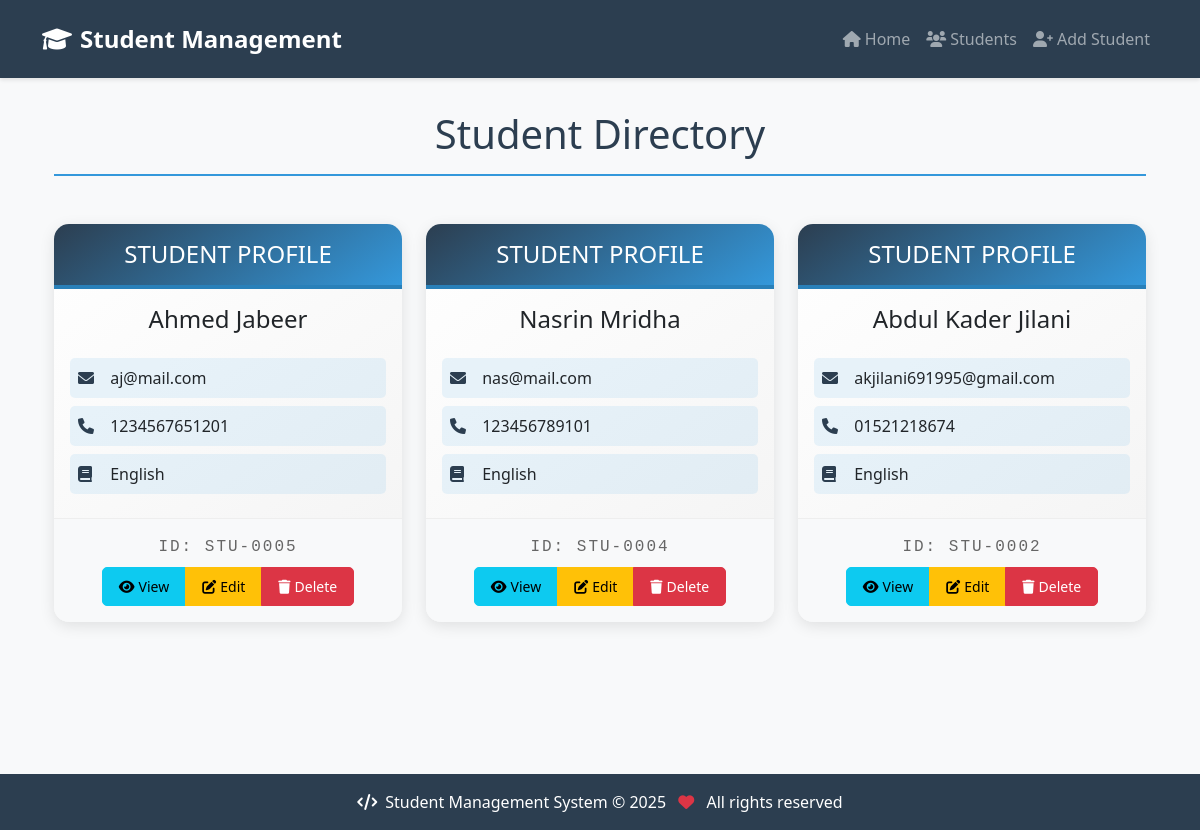
/, run on an earlier commit of the app's database.
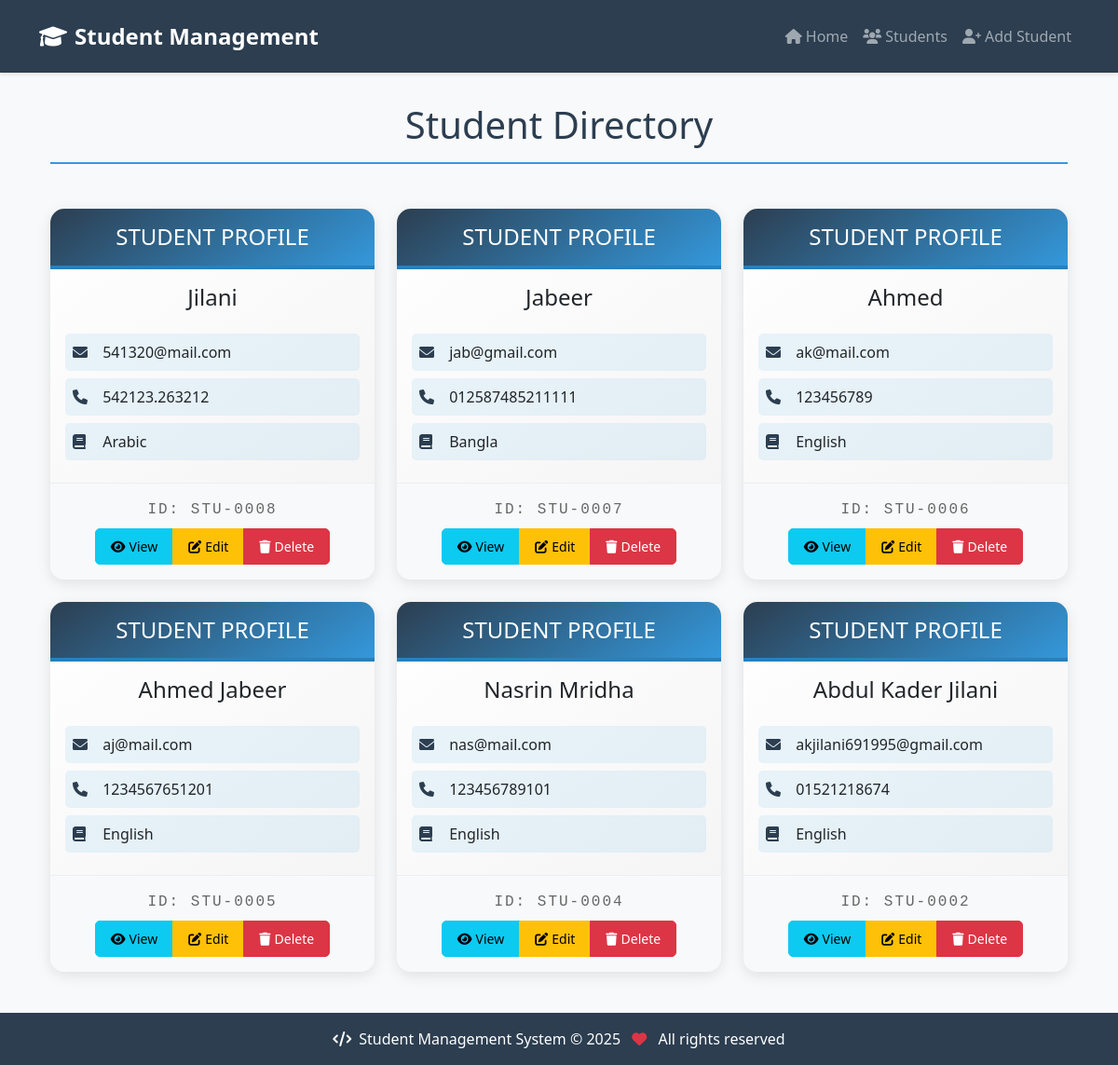
And on a later commit of the database.
### students/models.py (models this page shows, shortened)
class Student(models.Model):
    name = models.CharField(max_length=100)
    email = models.EmailField(unique=True)
    phone = models.CharField(max_length=15)
    course = models.CharField(max_length=50)
    created_at = models.DateTimeField(auto_now_add=True)
    updated_at = models.DateTimeField(auto_now=True)

### students/views.py (the view)
# urls.py: path('', HomeView.as_view(), name='home'),
class HomeView(ListView):
    model = Student
    template_name = 'students/home.html'
    context_object_name = 'students'
    ordering = ['-created_at']

### students/templates/students/home.html (shortened to what this page needs)
{% extends 'students/base.html' %}
{% load static %}
{% block content %}
<div class="container">
    <h1 class="page-header text-center mb-5">Student Directory</h1>
    <div class="row row-cols-1 row-cols-md-2 row-cols-lg-3 g-4">
        {% for student in students %}
        <div class="col">
            <div class="card id-card h-100">
                <div class="id-header">
                    <h4 class="mb-0">STUDENT PROFILE</h4>
                </div>
                <div class="student-info">
                    <h4 class="text-center mb-4">{{ student.name }}</h4>
                    <div class="student-detail">
                        <i class="fas fa-envelope"></i>
                        <span class="ms-2">{{ student.email }}</span>
                    </div>
                    <div class="student-detail">
                        <i class="fas fa-phone"></i>
                        <span class="ms-2">{{ student.phone }}</span>
                    </div>
                    <div class="student-detail">
                        <i class="fas fa-book"></i>
                        <span class="ms-2">{{ student.course }}</span>
                    </div>
                </div>
                <div class="id-footer">
                    <div class="student-id mb-2">ID: STU-{{ student.id|stringformat:"04d" }}</div>
                    <div class="btn-group" role="group">
                        <a href="{% url 'student-detail' student.pk %}" class="btn btn-info btn-sm">
                            <i class="fas fa-eye me-1"></i>View
                        </a>
                        <a href="{% url 'student-update' student.pk %}" class="btn btn-warning btn-sm">
                            <i class="fas fa-edit me-1"></i>Edit
                        </a>
                        <a href="{% url 'student-delete' student.pk %}" class="btn btn-danger btn-sm">
                            <i class="fas fa-trash me-1"></i>Delete
                        </a>
                    </div>
                </div>
            </div>
        </div>
        {% endfor %}
    </div>
</div>
{% endblock %}

### students/templates/students/base.html (shortened to what this page needs)
{% load static %}
<!DOCTYPE html>
<html lang="en">
<head>
    <link href="https://cdn.jsdelivr.net/npm/bootstrap@5.1.3/dist/css/bootstrap.min.css" rel="stylesheet">
    <link rel="stylesheet" href="https://cdnjs.cloudflare.com/ajax/libs/font-awesome/6.0.0/css/all.min.css">
    <link rel="stylesheet" href="{% static 'students/css/style.css' %}">
</head>
<body>
    <nav class="navbar navbar-expand-lg navbar-dark header">
        <div class="container">
            <a class="navbar-brand" href="{% url 'home' %}">
                <i class="fas fa-graduation-cap me-2"></i>Student Management
            </a>
            <div class="collapse navbar-collapse" id="navbarNav">
                <ul class="navbar-nav ms-auto">
                    <li class="nav-item">
                        <a class="nav-link" href="{% url 'home' %}">
                            <i class="fas fa-home me-1"></i>Home
                        </a>
                    </li>
                    <li class="nav-item">
                        <a class="nav-link" href="{% url 'student-list' %}">
                            <i class="fas fa-users me-1"></i>Students
                        </a>
                    </li>
                    <li class="nav-item">
                        <a class="nav-link" href="{% url 'student-create' %}">
                            <i class="fas fa-user-plus me-1"></i>Add Student
                        </a>
                    </li>
                </ul>
            </div>
        </div>
    </nav>
    <div class="container main-content">
        {% block content %}{% endblock %}
    </div>
    <footer class="footer text-center">
        <div class="container">
            <p class="mb-0">
                <i class="fas fa-code me-2"></i>Student Management System &copy; {% now "Y" %}
                <i class="fas fa-heart mx-2 text-danger"></i>
                All rights reserved
            </p>
        </div>
    </footer>
</body>
</html>

### students/static/students/css/style.css (style rules this page uses)
:root { --primary-color: #2c3e50; --secondary-color: #34495e; --accent-color: #3498db; }
body { background-color: #f8f9fa; }
.main-content { margin-bottom: 100px; min-height: calc(100vh - 180px); }
.header { background: var(--primary-color); padding: 1rem 0; margin-bottom: 2rem; box-shadow: 0 2px 4px rgba(0,0,0,0.1); }
.navbar-brand { font-size: 1.5rem; font-weight: 600; }
.nav-link { font-weight: 500; transition: all 0.3s ease; }
.card { border: none; box-shadow: 0 4px 6px rgba(0,0,0,0.1); transition: transform 0.3s ease; }
.footer { background: var(--primary-color); color: white; padding: 1rem 0; position: fixed; bottom: 0; width: 100%; }
.btn { border-radius: 5px; padding: 0.5rem 1rem; font-weight: 500; transition: all 0.3s ease; }
.id-card { background: linear-gradient(145deg, #ffffff, #f3f3f3); border: none; border-radius: 15px; box-shadow: 0 4px 15px rgba(0, 0, 0, 0.1); overflow: hidden; transition: transform 0.3s ease, box-shadow 0.3s ease; }
.id-header { background: linear-gradient(145deg, #2c3e50, #3498db); color: white; padding: 1rem; text-align: center; border-bottom: 4px solid #2980b9; }
.student-info { padding: 1rem; }
.student-detail { margin: 0.5rem 0; padding: 0.5rem; border-radius: 5px; background-color: rgba(52, 152, 219, 0.1); }
.student-detail i { color: #2c3e50; width: 20px; }
.id-footer { background: #f8f9fa; border-top: 1px solid #eee; padding: 1rem; text-align: center; }
.student-id { font-family: 'Courier New', monospace; letter-spacing: 2px; color: #666; }
.page-header { color: var(--primary-color); margin-bottom: 2rem; padding-bottom: 1rem; border-bottom: 2px solid var(--accent-color); }

What changed in the data, as far as the page shows it:
added Student: name "Jilani", email "541320@mail.com", phone "542123.263212", course "Arabic", id "0008"
added Student: name "Jabeer", email "jab@gmail.com", phone "012587485211111", course "Bangla", id "0007"
added Student: name "Ahmed", email "ak@mail.com", phone "123456789", course "English", id "0006"
